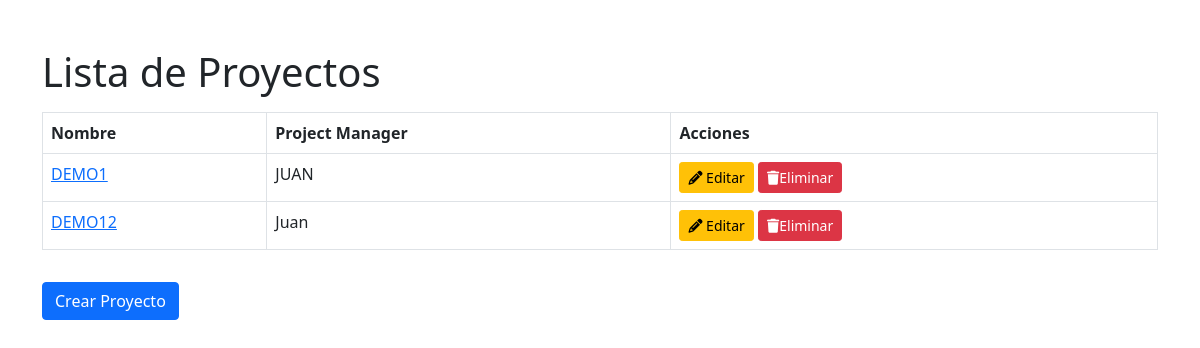
The app's page / (signed in), older data.
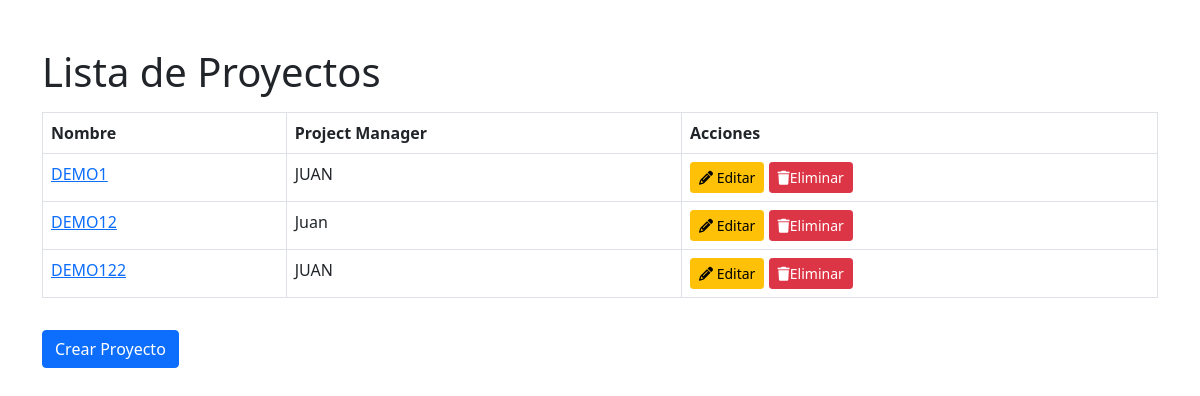
The same page, newer data.
### project1/models.py (models this page shows, shortened)
class Proyecto(models.Model):
    nombre = models.CharField(max_length=100)
    project_manager = models.CharField(max_length=100)
    descripcion = models.TextField()
    desarrolladores = models.ManyToManyField('Desarrollador', blank=True)

### project1/views.py (the view)
# urls.py: path('', views.lista_proyectos, name='lista_proyectos'),
@login_required
def lista_proyectos(request):
    proyectos = Proyecto.objects.all()
    return render(request, 'proyectos/lista_proyectos.html', {'proyectos': proyectos})

### project1/templates/proyectos/lista_proyectos.html (shortened to what this page needs)
<!DOCTYPE html>
<html lang="en">
<head>
    <link rel="stylesheet" href="https://cdn.jsdelivr.net/npm/bootstrap@5.0.0/dist/css/bootstrap.min.css">
    <link rel="stylesheet" href="https://cdnjs.cloudflare.com/ajax/libs/font-awesome/6.3.0/css/all.min.css">
</head>
<body>
    <div class="container">
        <h1 class="mt-5">Lista de Proyectos</h1>
        <table class="table table-bordered mt-3">
            <thead>
                <tr>
                    <th>Nombre</th>
                    <th>Project Manager</th>
                    <th>Acciones</th>
                </tr>
            </thead>
            <tbody>
                {% for proyecto in proyectos %}
                    <tr>
                        <td><a href="{% url 'detalle_proyecto' proyecto.id %}">{{ proyecto.nombre }}</a></td>
                        <td>{{ proyecto.project_manager }}</td>
                        <td>
                            <a class="btn btn-warning btn-sm" href="{% url 'editar_proyecto' proyecto.id %}">
                                <i class="fas fa-pencil-alt"></i> Editar
                            </a>
                            <a class="btn btn-danger btn-sm" href="{% url 'borrar_proyecto' proyecto.id %}">
                                <i class="fas fa-trash"></i>Eliminar
                            </a>
                        </td>
                    </tr>
                {% endfor %}
            </tbody>
        </table>
        <a class="btn btn-primary mt-3" href="{% url 'crear_proyecto' %}">
             Crear Proyecto
        </a>
    </div>
</body>
</html>

Row changes from the older to the newer data that the page shows:
added Proyecto: nombre "DEMO122", project_manager "JUAN"
